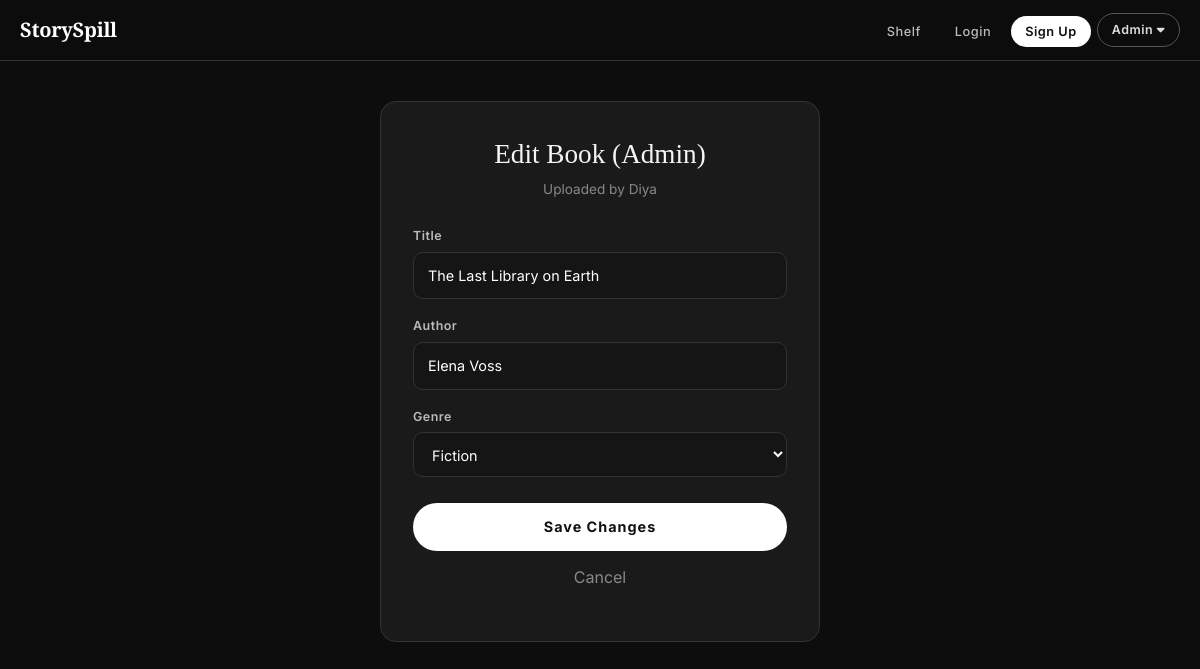
The page /admin_edit_book.php?id=1 (signed in) on the database its author committed.
### tables this page shows
CREATE TABLE IF NOT EXISTS books (
  id INT AUTO_INCREMENT PRIMARY KEY,
  user_id INT NOT NULL,
  title VARCHAR(150) NOT NULL,
  author VARCHAR(100) NOT NULL,
  genre VARCHAR(50) NOT NULL,
  price DECIMAL(10,2) NOT NULL DEFAULT 299.00,
  cover_image VARCHAR(255),
  intro_video VARCHAR(255),
  pdf_path VARCHAR(255),
  created_at TIMESTAMP DEFAULT CURRENT_TIMESTAMP,
  FOREIGN KEY (user_id) REFERENCES users(id) ON DELETE CASCADE
);

CREATE TABLE IF NOT EXISTS users (
  id INT AUTO_INCREMENT PRIMARY KEY,
  name VARCHAR(100) NOT NULL,
  email VARCHAR(150) NOT NULL UNIQUE,
  password VARCHAR(255) NOT NULL,
  last_activity DATETIME NULL,
  created_at TIMESTAMP DEFAULT CURRENT_TIMESTAMP
);

### admin_edit_book.php (the view, shortened to what this page needs)
<?php
require "includes/admin_auth_check.php";
$bookId = isset($_GET["id"]) ? (int)$_GET["id"] : 0;
$fromUser = isset($_GET["from_user"]) ? (int)$_GET["from_user"] : 0;
$stmt = $pdo->prepare("SELECT books.*, users.name AS uploader_name FROM books JOIN users ON books.user_id = users.id WHERE books.id = ?");
$stmt->execute([$bookId]);
$book = $stmt->fetch(PDO::FETCH_ASSOC);
$genres = [
    "Fiction","Non-Fiction","Mystery","Thriller","Romance","Fantasy",
    "Science Fiction","Philosophy","Business","Self-Help","History & Science",
    "AI & Tech","Life & Philosophy","Mind & Psychology","Money & Economics",
    "India","Culture & Society","World & Politics","Learning & Growth","Business & Startups"
];
?>
<!DOCTYPE html>
<html lang="en">
<head>
  <link href="https://cdn.jsdelivr.net/npm/bootstrap@5.3.3/dist/css/bootstrap.min.css" rel="stylesheet">
  <link href="https://cdnjs.cloudflare.com/ajax/libs/font-awesome/6.5.1/css/all.min.css" rel="stylesheet">
  <link rel="stylesheet" href="css/style.css">
</head>
<body>
<?php include "includes/navbar.php"; ?>
<div class="form-page">
  <div class="form-card">
    <h2>Edit Book (Admin)</h2>
    <p class="form-sub">Uploaded by <?php echo htmlspecialchars($book["uploader_name"]); ?></p>
    <form method="POST">
      <div class="form-group">
        <label>Title</label>
        <input type="text" name="title" value="<?php echo htmlspecialchars($book["title"]); ?>" required>
      </div>
      <div class="form-group">
        <label>Author</label>
        <input type="text" name="author" value="<?php echo htmlspecialchars($book["author"]); ?>" required>
      </div>
      <div class="form-group">
        <label>Genre</label>
        <select name="genre" required>
          <?php foreach ($genres as $g): ?>
            <option value="<?php echo htmlspecialchars($g); ?>"
              <?php echo ($book["genre"] === $g) ? "selected" : ""; ?>>
              <?php echo htmlspecialchars($g); ?>
            </option>
          <?php endforeach; ?>
        </select>
      </div>
      <button type="submit" class="submit-btn">Save Changes</button>
    </form>
    <p style="text-align:center; margin-top:14px;">
      <a href="<?php echo $fromUser ? 'admin_user.php?id='.$fromUser : 'admin_dashboard.php'; ?>" style="color:#888;">Cancel</a>
    </p>
  </div>
</div>
</body>
</html>

### css/style.css (style rules this page uses)
:root { --bg-dark: #0d0d0d; --bg-card: #1a1a1a; --bg-elevated: #1f1f1f; --text-primary: #f5f5f5; --text-secondary: #a0a0a0; --accent: #e8d5b7; --accent-hover: #f0e0c0; --danger: #e74c3c; --success: #27ae60; --border: #333; }
* { margin: 0; padding: 0; box-sizing: border-box; }
body { background: var(--bg-dark); color: var(--text-primary); font-family: 'Inter', system-ui, sans-serif; min-height: 100vh; overflow-x: hidden; }
a { color: var(--accent); text-decoration: none; }
.form-page { max-width: 480px; margin: 40px auto; padding: 0 20px 80px; }
.form-card { background: var(--bg-card); border: 1px solid var(--border); border-radius: 16px; padding: 36px 32px; }
.form-card h2 { font-family: 'Playfair Display', serif; font-size: 1.7rem; margin-bottom: 8px; text-align: center; }
.form-card .form-sub { text-align: center; color: #888; font-size: 0.85rem; margin-bottom: 28px; }
.form-group { margin-bottom: 18px; }
.form-group label { display: block; font-size: 0.78rem; font-weight: 600; letter-spacing: 0.5px; color: #bbb; margin-bottom: 6px; }
.form-group input, .form-group select, .form-group textarea { width: 100%; background: #151515; border: 1px solid #333; border-radius: 10px; color: #fff; padding: 12px 14px; font-size: 0.9rem; transition: border-color 0.2s; }
.form-group select option { background: #1a1a1a; }
.submit-btn { width: 100%; background: #fff; color: #111; border: none; border-radius: 50px; padding: 13px; font-weight: 700; font-size: 0.9rem; letter-spacing: 1px; cursor: pointer; transition: all 0.2s; margin-top: 8px; }

### rows shown on the page
books: user.name "Diya", title "The Last Library on Earth", author "Elena Voss", genre "Fiction"
